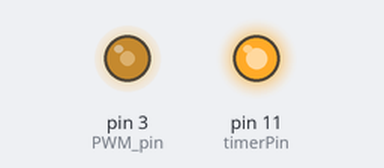
The sketch below on a simulated Arduino Uno, built with avr-gcc and run on an emulated ATmega328P. Parts: output pins drawn as LEDs (lit = HIGH).

Above: at 1.05 s.
At 4.95 s:
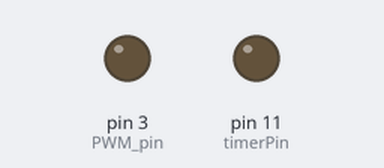
Timing chart, 0 to 6.2 s (numbered marks = the images above):
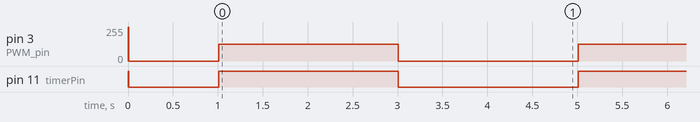

The sketch:

test_PWM.ino
```cpp
const int PWM_pin = 3;
const int timerPin = 11; // useful for syncing LED to other stuff
const int on_time = 2000;
const int off_time = 2000;
float duty_cycle = 50;

void setup() {
  // put your setup code here, to run once:
  pinMode(PWM_pin, OUTPUT);
  pinMode(timerPin, OUTPUT);

  // initial 10-ms flash to indicate beginning of script
  digitalWrite(PWM_pin, HIGH);
  digitalWrite(timerPin, HIGH);
  delay(10);
  digitalWrite(PWM_pin , LOW);
  digitalWrite(timerPin, LOW);
  delay(1000);

}

void loop() {
  // put your main code here, to run repeatedly:
  analogWrite(PWM_pin, int(floor((duty_cycle/100) * 255)));
  digitalWrite(timerPin, HIGH);
  delay(on_time);
  analogWrite(PWM_pin, LOW);
  digitalWrite(timerPin, LOW);
  delay(off_time);
}
```

Measured:
- by itself, pin 3 (PWM_pin): repeats every 4.0 s: 127/255 2.0 s, 0/255 2.0 s
- by itself, pin 11 (timerPin): repeats every 4.0 s: HIGH 2.0 s, LOW 2.0 s
